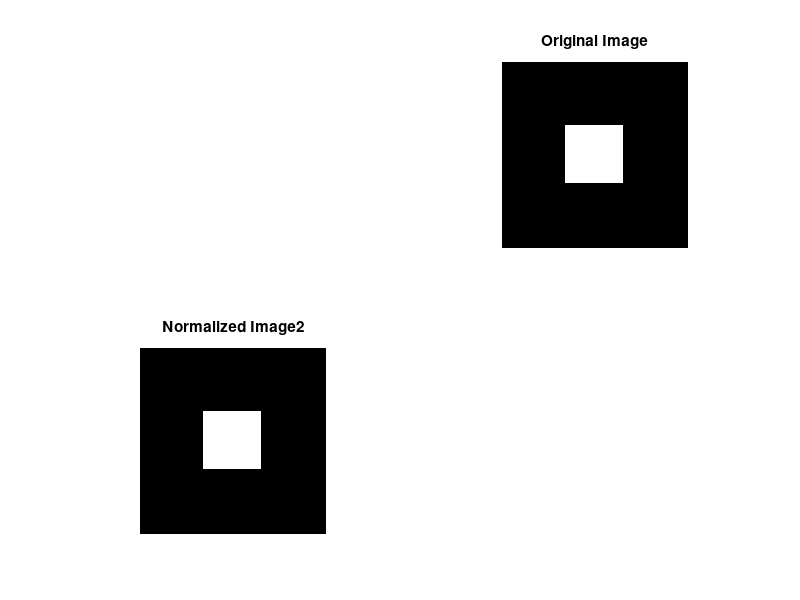

This chart was generated by the following MATLAB code:
%img = imread('cameraman.tif');

img = zeros(100,100);
img(35:65,35:65) = 1;

%newImg = mat2gray(round(img));

%newImg2 = rescale(newImg, 0,11);

%newImg2 = newImg2 * (0.01);

newImg2 = imadjust(img);

subplot(222);imshow(img);title('Original Image');
subplot(223);imshow(newImg2);title('Normalized Image2');